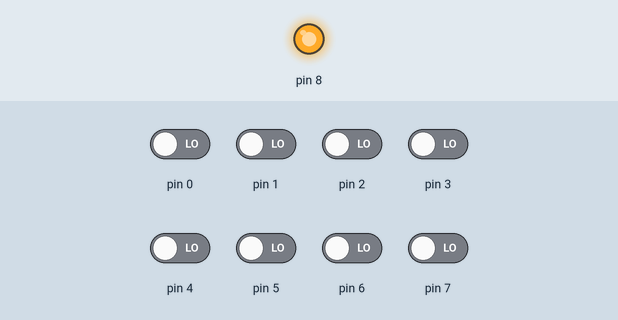
A sketch run on a simulated Arduino Uno, built with avr-gcc and run on an emulated ATmega328P. Parts: output pins drawn as LEDs (lit = HIGH). The inputs (shaded band) are chosen by the test bench; at power-on: pin 0–7 LOW.

Above: at 0.1 s.
Timing chart, 0 to 1.6 s (numbered marks = the images above):
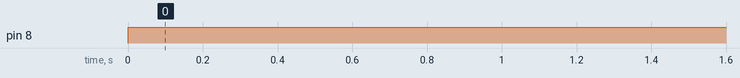

The sketch:

Exercicio1_Relatorio1.ino
```cpp
//Inclusão de Bibliotecas

//Declaração de Constantes

//Declaração de Variável Global

//Declaração de Funções

int main(){

  //Configurar a direção dos pinos
  DDRB = 0b00000001; //PB0 declarado como saída
  //DDRC
  //DDRD

  //Configurar os Resistores de Pull-up
  //PORTB
  PORTC = 0b00000010; //PC1 com resistor de pull-up habilitado
  //PORTD

  //Desligar as saídas que precisam começar desligadas
  PORTB = 0b00000000;

  for(;;){

    //Leitura da Chave (PD3)
    short int chave;
    chave = PIND & 0b00001000; //Realiza a leitura da chave

    //Verificar se está no modo manual
    if(chave == 0b00001000){ //Chave no modo manual
      //Leitura do Botão Desliga (PC1)
      short int desliga;
      desliga = PINC & 0b00000010;

      if(desliga == 0b00000000)
        PORTB = 0b00000000; //Desligar a bomba

      //Leitura do Botão Liga (PC0)
      short int liga;
      liga = PINC & 0b00000001;

      if(liga == 0b00000001)
        PORTB = 0b00000001; //Ligar a bomba

    }
    else{ //Chave no modo automático

      //Leitura dos Sensores Baixo (PD4) e Alto (PD5)
      short int baixo, alto;
      baixo = PIND & 0b00010000;
      alto = PIND & 0b00100000;

      if((baixo == 0b00010000) && (alto == 0b00100000)) //Ambos ativados
        PORTB = 0b00000000; //Desligar a bomba

      else if((baixo == 0) && (alto == 0)) //Ambos desativados
        PORTB = 0b00000001; //Ligar a bomba
    }


  }

}
```

Measured:
- by itself, pin 8: LOW → HIGH at 0.00 s
